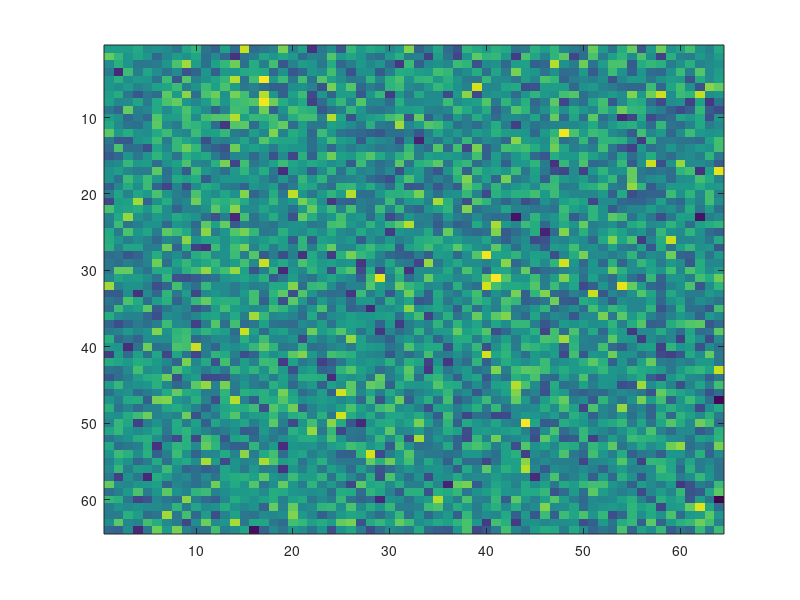

MATLAB code to generate this figure:
%%

mat(:, :,1)=[0 1 1 0 ; 0 0 0 0 ; 0 0 0 1; 0 1 0 0 ; 0 0 1 0 ];
mat(:, :, 2)=[ 1 0 1 1; 1 0 1 1 ; 0 0 0 0 ; 0 1 0 0 ;0 1 1 1]; 
mat(:, :, 3)=[0 0 0 0 ; 1 1 0 1; 0 0 0 0 ; 0 0 0 0 ; 0 0 0 0 ]; 





%% 
fakefmri=randn(64,64, 28, 80);

ontimepts=[1:10, 21:30, 31:40, 41:50, 61:70];

fakefmri(5:10, 7:17, 5:8,ontimepts )=fakefmri(5:10, 7:17, 5:8,ontimepts)+1;

timepts=squeeze(fakefmri(6, 6, 7,: )); 
size(timepts)

plot(1:80, timepts)
imagesc(fakefmri(:, :, 7, 22))

%%
mat1=zeros(5,4);
mat2=mat1
mat2(1:5,3)=1

